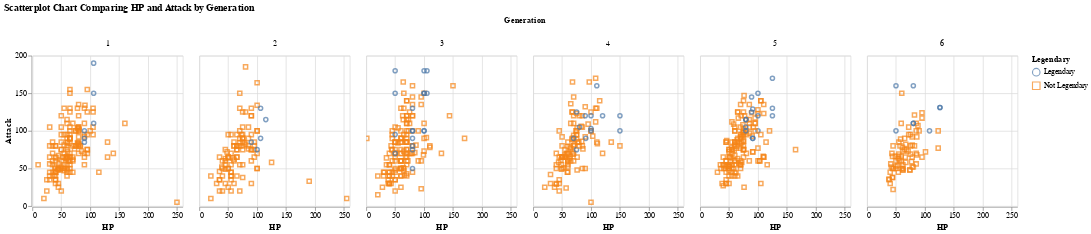

The cell this chart's notebook holds for it:
### Code cell
alt.Chart(df).mark_point().encode(
    x = 'HP',
    y = 'Attack',
    column = 'Generation',
    color = 'Legendary',
    shape = 'Legendary',
    tooltip = ['Name', 'Attack', 'HP']
).properties(title = 'Scatterplot Chart Comparing HP and Attack by Generation',
             width=200,
             height=200).interactive()

### Figure 1 — Vega-Lite specification as saved in the notebook (floating-point values rounded to 4 significant figures; data arrays with more than 128 entries replaced by an {"elided": "..."} marker saying what was removed)
{"config": {"view": {"continuousWidth": 400, "continuousHeight": 300}}, "data": {"name": "data-fbdf2a68ecfe78e2ab7cee9101439b7d"}, "mark": "point", "encoding": {"color": {"field": "Legendary", "type": "nominal"}, "column": {"field": "Generation", "type": "nominal"}, "shape": {"field": "Legendary", "type": "nominal"}, "tooltip": [{"field": "Name", "type": "nominal"}, {"field": "Attack", "type": "quantitative"}, {"field": "HP", "type": "quantitative"}], "x": {"field": "HP", "type": "quantitative"}, "y": {"field": "Attack", "type": "quantitative"}}, "height": 200, "selection": {"selector002": {"type": "interval", "bind": "scales", "encodings": ["x", "y"]}}, "title": "Scatterplot Chart Comparing HP and Attack by Generation", "width": 200, "$schema": "https://vega.github.io/schema/vega-lite/v4.17.0.json", "datasets": {"data-fbdf2a68ecfe78e2ab7cee9101439b7d": {"elided": "800 records"}}}
